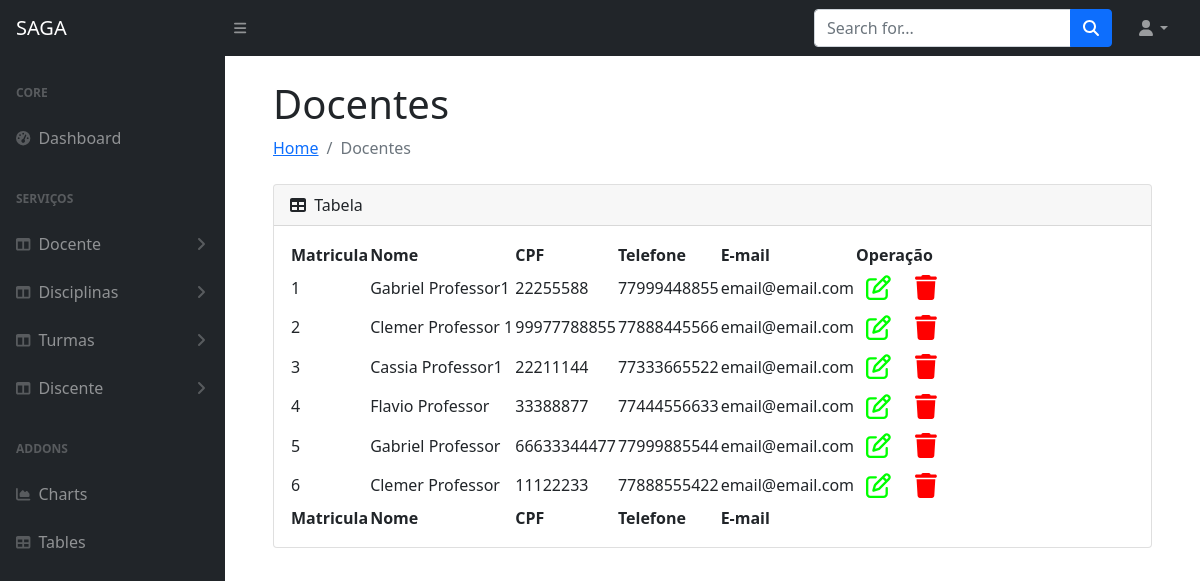
The app's page /docentes (signed in) with its own data.
### appacademico/models.py (models this page shows, shortened)
class Usuario(models.Model):
    matricula= models.AutoField(primary_key=True)
    nome = models.CharField(max_length=150)
    cpf = models.IntegerField()
    telefone=models.IntegerField()
    email=models.EmailField(max_length=50)
    class Meta:
        abstract = True

class Professor(Usuario):
    pass

### appacademico/views.py (the view)
# urls.py: path('docentes', views.docentes, name='docentes'),
@login_required(login_url='login')
def docentes(request):
    docente = Professor.objects.all()
    return render(request, 'mostrar_todos.html', {'docente': docente})

### appacademico/templates/mostrar_todos.html (shortened to what this page needs)
{% extends 'index.html' %}
{% load static %}
{% load bootstrap4 %}
{% block h1 %}
{% if docente %}
Docentes
{% elif discente %}
Discentes
{% elif disciplina %}
Disciplinas
{% elif turmas %}
Turmas
{% endif %}
{% endblock %}
{% block li %}
{% if docente %}
Docentes
{% elif discente %}
Discentes
{% elif disciplina %}
Disciplinas
{% elif turmas %}
Turmas
{% endif %}
{% endblock %}
{% block content %}
<div class="card mb-4">
    <div class="card-header">
        <i class="fas fa-table me-1"></i>
        Tabela
    </div>
    <div class="card-body">
        <table id="datatablesSimple">
            <thead>
                {% if turmas %}
                <tr>
                    <th>Tuma</th>
                    <th>Disciplinas</th>
                    <th>Alunos</th>
                    <th>Professores</th>
                    <th>Operação</th>
                </tr>
                {% else %}
                <tr>
                    <th>Matricula</th>
                    <th>Nome</th>
                    <th>CPF</th>
                    <th>Telefone</th>
                    <th>E-mail</th>
                    <th>Operação</th>
                </tr>
                {% endif %}
            </thead>
            <tfoot>
                <tr>
                    <th>Matricula</th>
                    <th>Nome</th>
                    <th>CPF</th>
                    <th>Telefone</th>
                    <th>E-mail</th>
                </tr>
            </tfoot>
            <tbody>
                {% if docente %}
                {% for professor in docente %}
                <tr>
                    <td>{{professor.matricula}}</td>
                    <td>{{professor.nome}}</td>
                    <td>{{professor.cpf}}</td>
                    <td>{{professor.telefone}}</td>
                    <td>{{professor.email}}</td>
                    <td>
                        <a href="{% url 'editar_docente' professor.matricula %}"
                            style="padding: 10px; color: rgb(0, 255, 0); font-size: 25px;"><i
                                class="fa-regular fa-pen-to-square"></i></a>
                        <a href="{% url 'del_docente' professor.matricula %}"
                            style="padding: 10px; color: rgb(255, 0, 0); font-size: 25px;"><i
                                class="fa-solid fa-trash"></i></a>
                    </td>
                </tr>
                {% endfor %}
                {% endif %}
            </tbody>
        </table>
    </div>
</div>
</div>
</main>
{% endblock %}

### appacademico/templates/static/css/style1.css (style rules this page uses)
body { background-color: #1E0731; text-align: center; }

### records on screen
Professor: matricula "1", nome "Gabriel Professor1", cpf "22255588", telefone "77999448855", email "email@email.com"
Professor: matricula "2", nome "Clemer Professor 1", cpf "99977788855", telefone "77888445566", email "email@email.com"
Professor: matricula "3", nome "Cassia Professor1", cpf "22211144", telefone "77333665522", email "email@email.com"
Professor: matricula "4", nome "Flavio Professor", cpf "33388877", telefone "77444556633", email "email@email.com"
Professor: matricula "5", nome "Gabriel Professor", cpf "66633344477", telefone "77999885544", email "email@email.com"
Professor: matricula "6", nome "Clemer Professor", cpf "11122233", telefone "77888555422", email "email@email.com"
